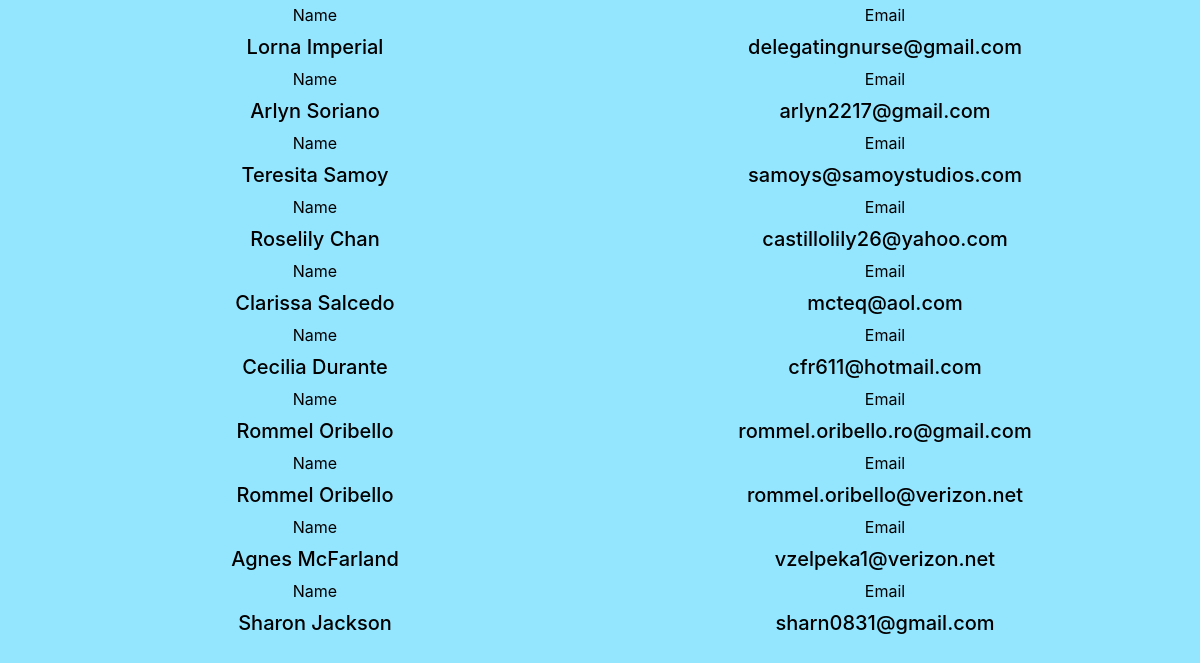
Page /list_subs/ (signed in, lower part) on the earlier database version.
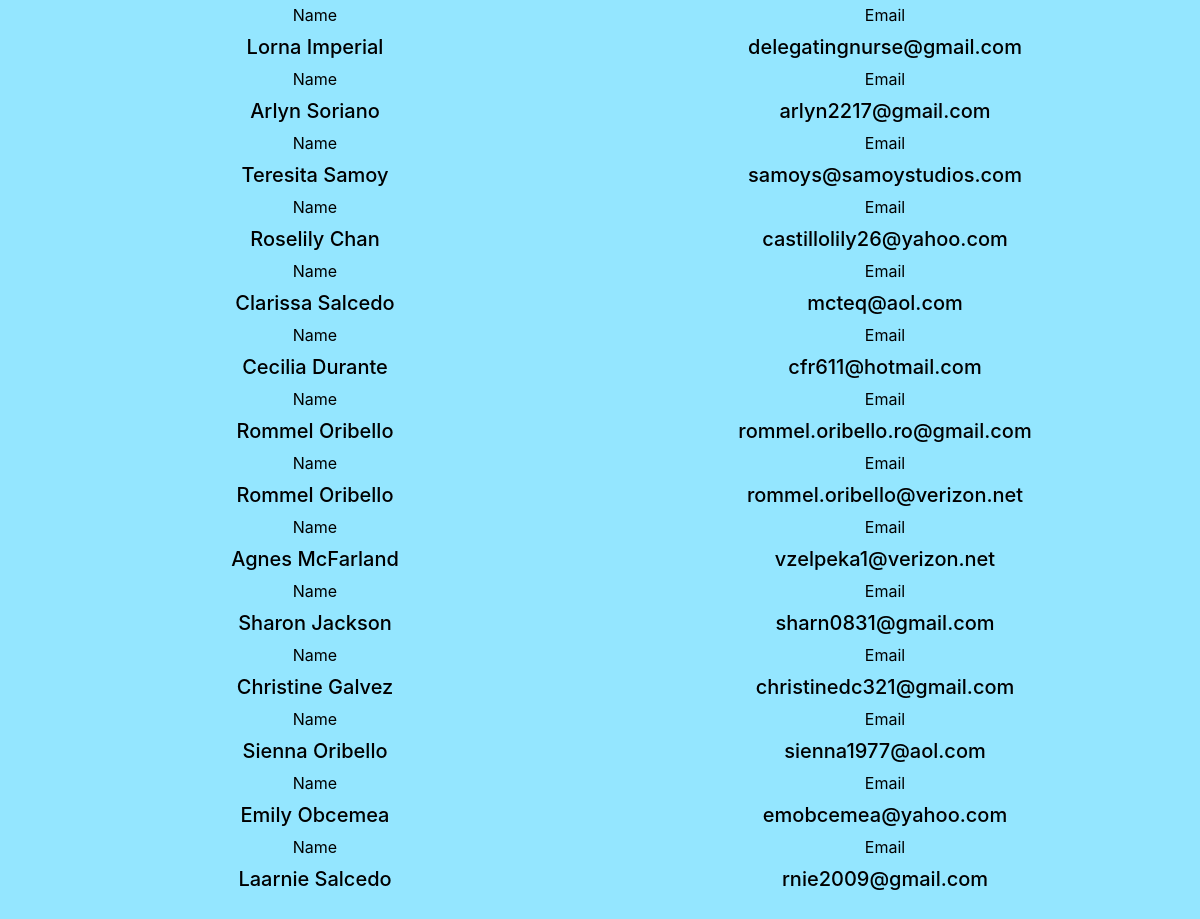
Same page on the later database version.
### Users/models.py (models this page shows)
class Subs(models.Model):
    SELECTIONS_1 = (
        ("Candidate A", "Candidate A"),
        ("Candidate B", "Candidate B"),
        ("Candidate C", "Candidate C"),
        ("Candidate D", "Candidate D"),
    )
    SELECTIONS_4 = (
        ("Candidate A", "Candidate A"),
        ("Candidate B", "Candidate B"),
        ("Candidate C", "Candidate C"),
        ("Candidate D", "Candidate D"),
        ("Candidate E", "Candidate E"),
        ("Candidate F", "Candidate F"),
        ("Candidate G", "Candidate G"),
        ("Candidate 1", "Candidate 1"),
        ("Candidate 2", "Candidate 2"),
        ("Candidate 3", "Candidate 3"),
        ("Candidate 4", "Candidate 4"),
        ("Candidate 5", "Candidate 5")
    )
    PRESIDENT_ELECT = (
        ("Christine Pabico", "Christine Pabico"),
        ("Abstain", "Abstain"),
    )
    RECORDING_SECRETARY = (
        ("Rosabelle Dela Pena", "Rosabelle Dela Pena"),
        ("Abstain", "Abstain"),
    )
    ASSISTANT_RECORDING_SECRETARY = (
        ("Maricon Danz", "Maricon Danz"),
        ("Abstain", "Abstain"),
    )
    CORRESPONDING_SECRETARY = (
        ("Amabelle Estreba", "Amabelle Estreba"),
        ("Abstain", "Abstain"),
    )
    ASSISTANT_CORRESPONDING_SECRETARY = (
        ("Arlyn Soriano", "Arlyn Soriano"),
        ("Abstain", "Abstain"),
    )
    TREASURER = (
        ("Mizpah Amados", "Mizpah Amados"),
        ("Abstain", "Abstain"),
    )
    ASSISTANT_TREASURER = (
        ("Febes Galvez", "Febes Galvez"),
        ("Abstain", "Abstain"),
    )
    AUDITOR = (
        ("Alicia Calayag", "Alicia Calayag"),
        ("Abstain", "Abstain"),
    )
    PRO = (
        ("Linda Cabacar", "Linda Cabacar"),
        ("Edna Guerrero", "Edna Guerrero"),
        ("Lenny Icayan", "Lenny Icayan"),
        ("Teresita Delima", "Teresita Delima"),
        ("Vicky Luceriaga", "Vicky Luceriaga"),
        ("Abstain", "Abstain")
    )
    BOARD_OF_DIRECTORS = (
        ("Resurreccion Jao", "Resurrecction Jao"),
        ("Prima Colburn", "Prima Colburn"),
        ("Aida Imperio", "Aida Imperio"),
        ("Elsa Aquino", "Elsa Aquino"),
        ("Florina Reynoso-Ray", "Florina Reynoso-Ray"),
        ("Abstain", "Abstain"),
    )
    ASSISTANT_AUDITOR = (
        ("Tess Valencia", "Tess Valencia"),
        ("Abstain", "Abstain")
    )
    first_name = models.CharField(max_length = 100)
    last_name = models.CharField(max_length = 100)
    email = models.EmailField(max_length = 100)
    slug = models.SlugField(max_length = 250)
    random_key = models.CharField(max_length = 250, blank = True)
    admin_email = models.EmailField(max_length = 100, default = 'admin_user@gmail.com')
    question_1 = models.CharField(max_length = 100, default = '', choices = PRESIDENT_ELECT)
    question_2 = models.CharField(max_length = 100, default = '', choices = RECORDING_SECRETARY)
    question_3 = models.CharField(max_length = 100, default = '', choices = ASSISTANT_RECORDING_SECRETARY)
    question_4 = MultiSelectField(choices = PRO, default = '')
    question_5 = MultiSelectField(choices = BOARD_OF_DIRECTORS, default = '')
    question_6 = models.CharField(max_length=100, default='', choices=CORRESPONDING_SECRETARY)
    question_7 = models.CharField(max_length=100, default='', choices=ASSISTANT_CORRESPONDING_SECRETARY)
    question_8 = models.CharField(max_length=100, default='', choices=TREASURER)
    question_9 = models.CharField(max_length=100, default='', choices=ASSISTANT_TREASURER)
    question_10 = models.CharField(max_length=100, default='', choices=AUDITOR)
    question_11 = models.CharField(max_length = 100, default = '', choices = ASSISTANT_AUDITOR)

### Users/views.py (the view)
# urls.py: path('', views.get_list, name = 'Users-list'),
@login_required
def get_list(request):
    if str(request.user.username) == str("admin_user") and str(request.user.email) == str("admin_user@gmail.com"):
        return SubmissionList.as_view()(request)
    else:
        messages.warning(request, 'You are not a verified admin')
        return redirect('Submission-home')

### Users/templates/Users/list.html (shortened to what this page needs)
{% extends "Submission/base.html" %}
{% block content %}
<center>
    <br>
    <br>
    {% for user in object_list %}
        <div class = "row">
            <div class="col-sm">
              <label for="year">Name</label>
                <h5><a href="{% url 'Users-specifics' user.slug%}">{{ user.first_name }} {{ user.last_name }}</a></h5>
            </div>
            <div class="col-sm">
              <label for="year">Email</label>
                <h5>{{ user.email }}</h5>
            </div>
        </div>
    {% endfor %}
    <br>
    <br>
    <br>
     </center>
{% endblock content %}

### Submission/templates/Submission/base.html (shortened to what this page needs)
{% load static %}
<!DOCTYPE html>
<html lang="en">
<head>
    <link rel="stylesheet" href="https://stackpath.bootstrapcdn.com/bootstrap/4.3.1/css/bootstrap.min.css">
</head>
<body>
    <div class = "container">
          {% block content %}{% endblock %}
    </div>
</body>
</html>

### Submission/templates/Submission/base.html (style rules this page uses)
body { background-color: #94e6ff; }

Differences in the rows shown:
added Subs: first_name "Christine", last_name "Galvez", email "christinedc321@gmail.com"
added Subs: first_name "Sienna", last_name "Oribello", email "sienna1977@aol.com"
added Subs: first_name "Emily", last_name "Obcemea", email "emobcemea@yahoo.com"
added Subs: first_name "Laarnie", last_name "Salcedo", email "rnie2009@gmail.com"
